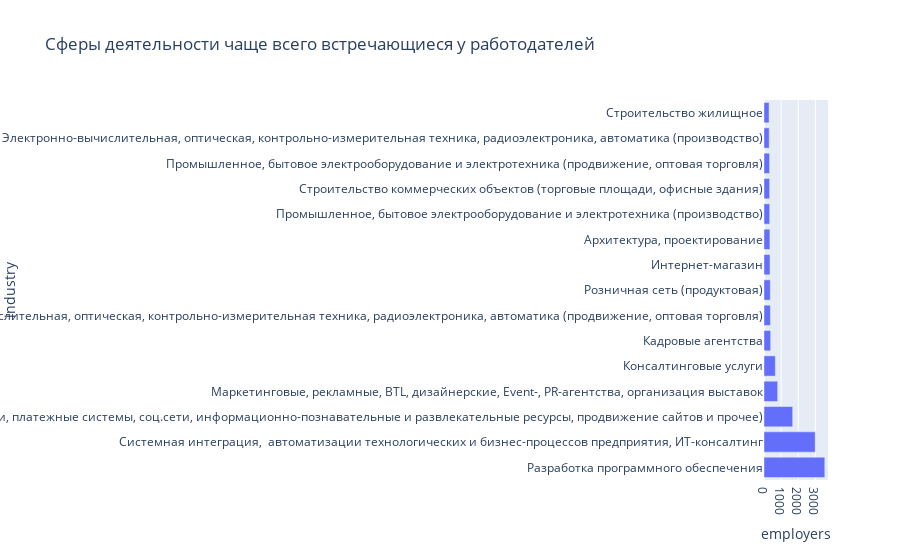

Here is the notebook cell this chart was saved with:
### Markdown cell above
![](https://raw.githubusercontent.com/danilovabg/Analysis-of-vacancies-from-HeadHunter/master/pictures/top15_employers_by_industryes.png)

### Code cell
# сферы деятельности чаще всего встречающиеся у работодателей
query4 = f'''select i.name as industry, count(ei.employer_id) as employers
from employers_industries as ei 
join industries as i on i.id = ei.industry_id
group by i.name
order by count(ei.employer_id) desc
limit 15
'''
employers_developers2 = pd.read_sql_query(query4, connection) 

fig4 = px.bar(employers_developers2, y='industry', x='employers',
            title="Cферы деятельности чаще всего встречающиеся у работодателей")
fig4.show()

### Figure 1 — Plotly figure (JSON) as saved in the notebook; plotly's stock layout.template omitted (floating-point values rounded to 4 significant figures)
{"data": [{"alignmentgroup": "True", "hovertemplate": "employers=%{x}<br>industry=%{y}<extra></extra>", "legendgroup": "", "marker": {"color": "#636efa", "pattern": {"shape": ""}}, "name": "", "offsetgroup": "", "orientation": "h", "showlegend": false, "textposition": "auto", "type": "bar", "x": [3553, 2993, 1675, 798, 662, 389, 374, 368, 351, 346, 332, 331, 325, 303, 297], "xaxis": "x", "y": ["Разработка программного обеспечения", "Системная интеграция,  автоматизации технологических и бизнес-процессов предприятия, ИТ-консалтинг", "Интернет-компания (поисковики, платежные системы, соц.сети, информационно-познавательные и развлекательные ресурсы, продвижение сайтов и прочее)", "Маркетинговые, рекламные, BTL, дизайнерские, Event-, PR-агентства, организация выставок", "Консалтинговые услуги", "Кадровые агентства", "Электронно-вычислительная, оптическая, контрольно-измерительная техника, радиоэлектроника, автоматика (продвижение, оптовая торговля)", "Розничная сеть (продуктовая)", "Интернет-магазин", "Архитектура, проектирование", "Промышленное, бытовое электрооборудование и электротехника (производство)", "Строительство коммерческих объектов (торговые площади, офисные здания)", "Промышленное, бытовое электрооборудование и электротехника (продвижение, оптовая торговля)", "Электронно-вычислительная, оптическая, контрольно-измерительная техника, радиоэлектроника, автоматика (производство)", "Строительство жилищное"], "yaxis": "y"}], "layout": {"barmode": "relative", "legend": {"tracegroupgap": 0}, "title": {"text": "Cферы деятельности чаще всего встречающиеся у работодателей"}, "xaxis": {"anchor": "y", "domain": [0, 1], "title": {"text": "employers"}}, "yaxis": {"anchor": "x", "domain": [0, 1], "title": {"text": "industry"}}}}
